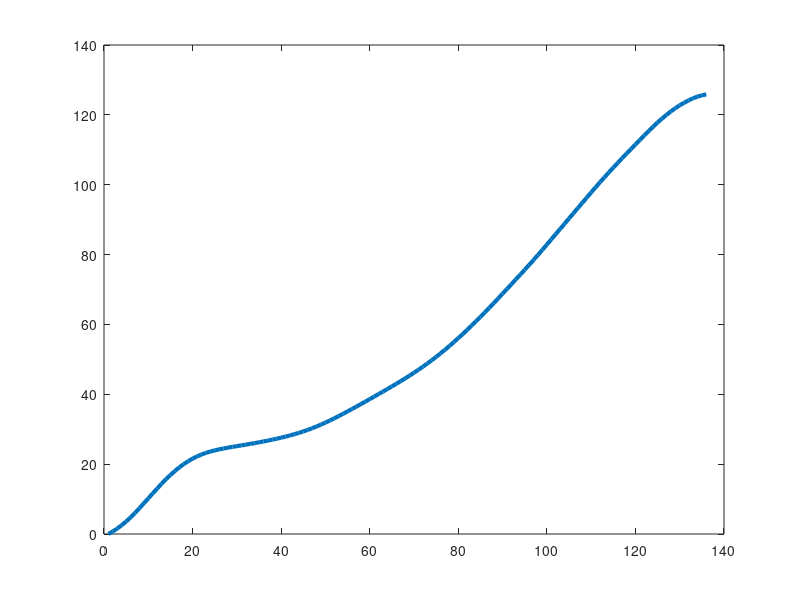

Write the MATLAB code that produced this figure. (Note: this script raises an error after producing the figure.)
% Breaking down and fitting the stress strain curve

load('All Stretch Experiments Table.mat') ;
Details = AllStretchExperimentTable(2:end,:) ; 
load('All Stretch Experiment Data.mat') ; 

for n = 1:25 %:size(StretchExperimentData,1)      

    Stress = StretchExperimentData{n,2} ; 
    Strain = StretchExperimentData{n,3} ;

    dStress = diff(Stress) ; 
    dStrain = diff(Strain) ;

    plot(Strain, Stress, 'linewidth', 3) ;
    % 
    % ddStress = diff(diff(Stress)) ; 
    % ddStrain = diff(diff(dStrain)) ; 
    % ddStrain = smooth(ddStrain) ; 
    % ddStress = smooth(ddStress) ; 
    % 
    % dStrain = smooth(dStrain) ; 
    % dStress = smooth(dStress) ;
    % 
    % index = find(( dStress(1:end-1) == 0 | (dStress(1:end-1) > 0 & dStress(2:end) < 0)), 1);
    % 
    % if isempty(index) 
    % 
    %     [~,index] = min(dStress) ; 
    % 
    % end


    plot(Stress,'linewidth',3) ; hold on ;
    % plot(dStress*10,'linewidth', 3) ; 
    % plot(ddStress*100, 'linewidth', 3) ; 
    % plot(Strain, Stress, '-b', 'LineWidth', 3) ; hold on ;
    plot(Strain(IPIDX), Stress(IPIDX), 'xr', 'linewidth', 3, 'markersize', 10) ; 

    pause(2) ; 
    hold off ; 

end


    % % Normalize Everthying
    % 
    % NormStress = normalize(Stress) ; 
    % NormStrain = normalize(Strain) ; 
    % NormdStress = normalize(dStress) ;  
    % NormdStrain = normalize(dStrain) ;  
    % NormddStrain = normalize(ddStrain) ; 
    % NormddStress = normalize(ddStress) ; 
    % 
    % subplot(3,2,1) ;
    % plot(Stress, '-b', 'LineWidth', 3) ;
    % subplot(3,2,3) ;
    % plot(dStress, '-b', 'LineWidth', 3) ;
    % subplot(3,2,5) ;
    % plot(ddStress, '-b', 'LineWidth', 3) ;
    % 
    % subplot(3,2,2) ;
    % plot(Strain, '-c', 'LineWidth', 3) ;
    % subplot(3,2,4) ;
    % plot(dStrain, '-c', 'LineWidth', 3) ;
    % subplot(3,2,6) ;
    % plot(ddStrain, '-c', 'LineWidth', 3) ;


